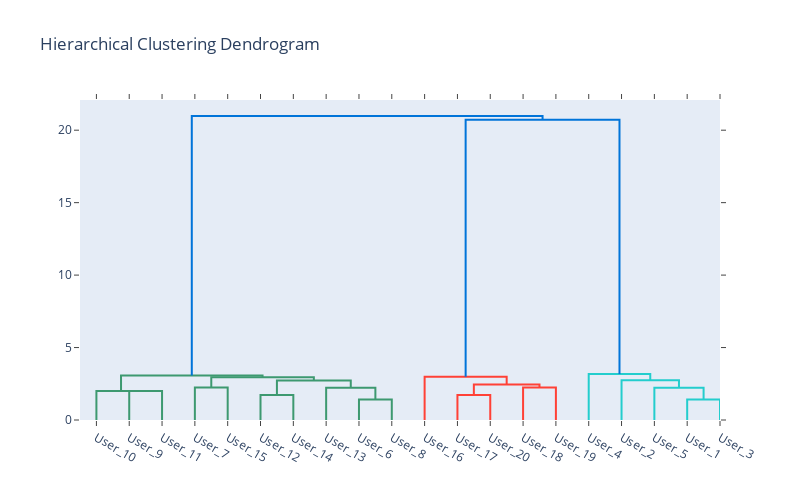

Source (notebook cell):
### Markdown cell above
`AVERAGE` linkage method
- average distance between all pairs of points in the two clusters

### Code cell
# Hierarchical clustering - AVERAGE
linkage_matrix = linkage(explicit_matrix, method='average', metric='euclidean')

# Dendrogram
plt.figure(figsize=(20, 10))
dendrogram(linkage_matrix, labels=explicit_matrix.index, orientation='top', distance_sort='ascending', show_leaf_counts=True)
plt.title('Hierarchical Clustering Dendrogram')
plt.xlabel('Users')
plt.ylabel('Distance')
plt.show()

fig = ff.create_dendrogram(df.values, orientation='bottom', labels=df.index, linkagefun=lambda x: linkage_matrix)
fig.update_layout(width=800, height=500, title='Hierarchical Clustering Dendrogram')
fig.show()

### Figure 1 — Plotly figure (JSON) as saved in the notebook; plotly's stock layout.template omitted (floating-point values rounded to 4 significant figures)
{"data": [{"hoverinfo": "text", "marker": {"color": "rgb(61,153,112)"}, "mode": "lines", "type": "scatter", "x": [15, 15, 25, 25], "xaxis": "x", "y": [0, 2, 2, 0], "yaxis": "y"}, {"hoverinfo": "text", "marker": {"color": "rgb(61,153,112)"}, "mode": "lines", "type": "scatter", "x": [5, 5, 20, 20], "xaxis": "x", "y": [0, 2, 2, 2], "yaxis": "y"}, {"hoverinfo": "text", "marker": {"color": "rgb(61,153,112)"}, "mode": "lines", "type": "scatter", "x": [35, 35, 45, 45], "xaxis": "x", "y": [0, 2.236, 2.236, 0], "yaxis": "y"}, {"hoverinfo": "text", "marker": {"color": "rgb(61,153,112)"}, "mode": "lines", "type": "scatter", "x": [55, 55, 65, 65], "xaxis": "x", "y": [0, 1.732, 1.732, 0], "yaxis": "y"}, {"hoverinfo": "text", "marker": {"color": "rgb(61,153,112)"}, "mode": "lines", "type": "scatter", "x": [85, 85, 95, 95], "xaxis": "x", "y": [0, 1.414, 1.414, 0], "yaxis": "y"}, {"hoverinfo": "text", "marker": {"color": "rgb(61,153,112)"}, "mode": "lines", "type": "scatter", "x": [75, 75, 90, 90], "xaxis": "x", "y": [0, 2.225, 2.225, 1.414], "yaxis": "y"}, {"hoverinfo": "text", "marker": {"color": "rgb(61,153,112)"}, "mode": "lines", "type": "scatter", "x": [60, 60, 82.5, 82.5], "xaxis": "x", "y": [1.732, 2.729, 2.729, 2.225], "yaxis": "y"}, {"hoverinfo": "text", "marker": {"color": "rgb(61,153,112)"}, "mode": "lines", "type": "scatter", "x": [40, 40, 71.25, 71.25], "xaxis": "x", "y": [2.236, 2.951, 2.951, 2.729], "yaxis": "y"}, {"hoverinfo": "text", "marker": {"color": "rgb(61,153,112)"}, "mode": "lines", "type": "scatter", "x": [12.5, 12.5, 55.62, 55.62], "xaxis": "x", "y": [2, 3.071, 3.071, 2.951], "yaxis": "y"}, {"hoverinfo": "text", "marker": {"color": "rgb(255,65,54)"}, "mode": "lines", "type": "scatter", "x": [115, 115, 125, 125], "xaxis": "x", "y": [0, 1.732, 1.732, 0], "yaxis": "y"}, {"hoverinfo": "text", "marker": {"color": "rgb(255,65,54)"}, "mode": "lines", "type": "scatter", "x": [135, 135, 145, 145], "xaxis": "x", "y": [0, 2.236, 2.236, 0], "yaxis": "y"}, {"hoverinfo": "text", "marker": {"color": "rgb(255,65,54)"}, "mode": "lines", "type": "scatter", "x": [120, 120, 140, 140], "xaxis": "x", "y": [1.732, 2.445, 2.445, 2.236], "yaxis": "y"}, {"hoverinfo": "text", "marker": {"color": "rgb(255,65,54)"}, "mode": "lines", "type": "scatter", "x": [105, 105, 130, 130], "xaxis": "x", "y": [0, 2.993, 2.993, 2.445], "yaxis": "y"}, {"hoverinfo": "text", "marker": {"color": "rgb(35,205,205)"}, "mode": "lines", "type": "scatter", "x": [185, 185, 195, 195], "xaxis": "x", "y": [0, 1.414, 1.414, 0], "yaxis": "y"}, {"hoverinfo": "text", "marker": {"color": "rgb(35,205,205)"}, "mode": "lines", "type": "scatter", "x": [175, 175, 190, 190], "xaxis": "x", "y": [0, 2.225, 2.225, 1.414], "yaxis": "y"}, {"hoverinfo": "text", "marker": {"color": "rgb(35,205,205)"}, "mode": "lines", "type": "scatter", "x": [165, 165, 182.5, 182.5], "xaxis": "x", "y": [0, 2.745, 2.745, 2.225], "yaxis": "y"}, {"hoverinfo": "text", "marker": {"color": "rgb(35,205,205)"}, "mode": "lines", "type": "scatter", "x": [155, 155, 173.8, 173.8], "xaxis": "x", "y": [0, 3.171, 3.171, 2.745], "yaxis": "y"}, {"hoverinfo": "text", "marker": {"color": "rgb(0,116,217)"}, "mode": "lines", "type": "scatter", "x": [117.5, 117.5, 164.4, 164.4], "xaxis": "x", "y": [2.993, 20.72, 20.72, 3.171], "yaxis": "y"}, {"hoverinfo": "text", "marker": {"color": "rgb(0,116,217)"}, "mode": "lines", "type": "scatter", "x": [34.06, 34.06, 140.9, 140.9], "xaxis": "x", "y": [3.071, 20.98, 20.98, 20.72], "yaxis": "y"}], "layout": {"autosize": false, "height": 500, "hovermode": "closest", "showlegend": false, "title": {"text": "Hierarchical Clustering Dendrogram"}, "width": 800, "xaxis": {"mirror": "allticks", "rangemode": "tozero", "showgrid": false, "showline": true, "showticklabels": true, "tickmode": "array", "ticks": "outside", "ticktext": ["User_10", "User_9", "User_11", "User_7", "User_15", "User_12", "User_14", "User_13", "User_6", "User_8", "User_16", "User_17", "User_20", "User_18", "User_19", "User_4", "User_2", "User_5", "User_1", "User_3"], "tickvals": [5, 15, 25, 35, 45, 55, 65, 75, 85, 95, 105, 115, 125, 135, 145, 155, 165, 175, 185, 195], "type": "linear", "zeroline": false}, "yaxis": {"mirror": "allticks", "rangemode": "tozero", "showgrid": false, "showline": true, "showticklabels": true, "ticks": "outside", "type": "linear", "zeroline": false}}}
